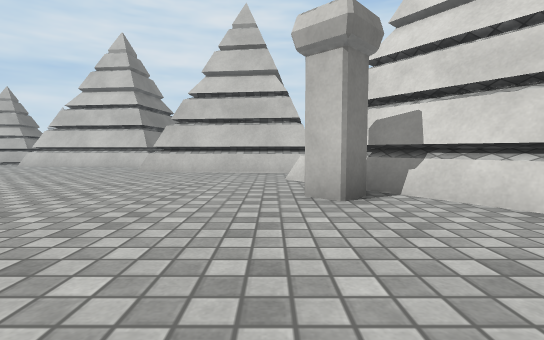
view 1 (above)

17 first-person views from a walk through a 3-D level made in the Unity game engine. The camera is 0.63 m above the floor, tilts 4° down and sees 85° across. The floor is counted in squares, 1 m on a side. Each view is taken from the middle of a square. On the plan, view 1 faces up. The plan holds only what a view shows up to about 9 squares ahead; the rest is blank. The place goes on beyond the plan. Surface patterns are stand-ins for the level's own textures.

view 2
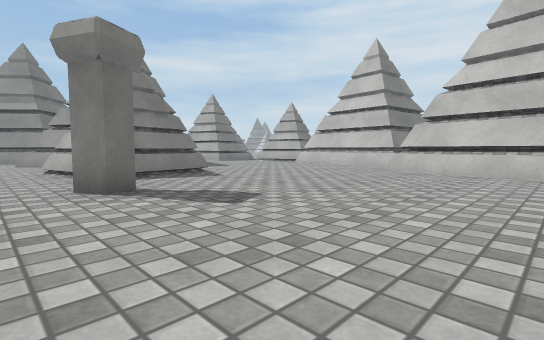

view 3
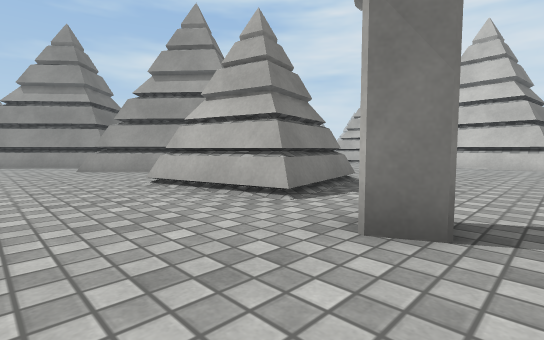

view 4
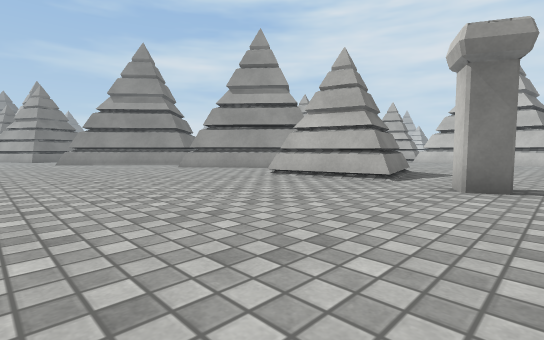

view 5
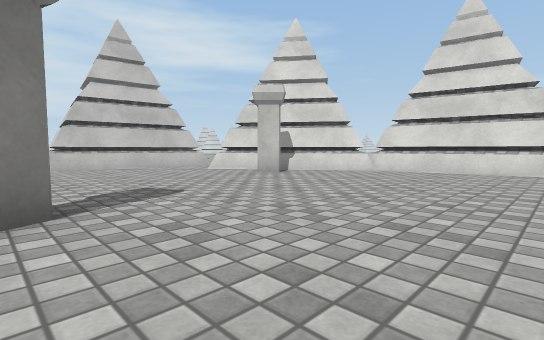

view 6
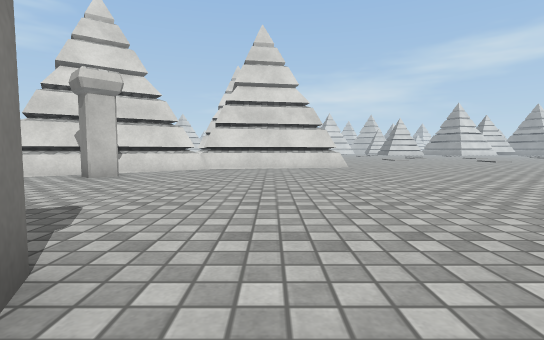

view 7
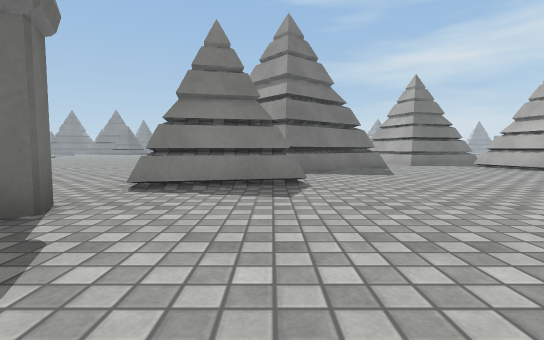

view 8
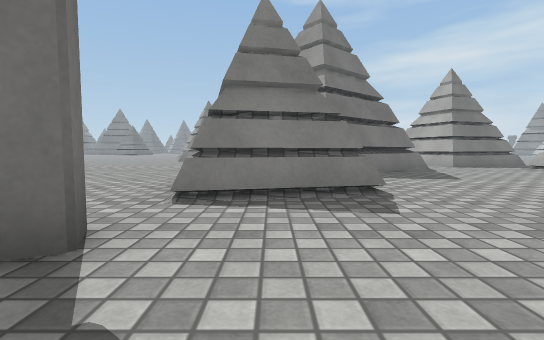

view 9
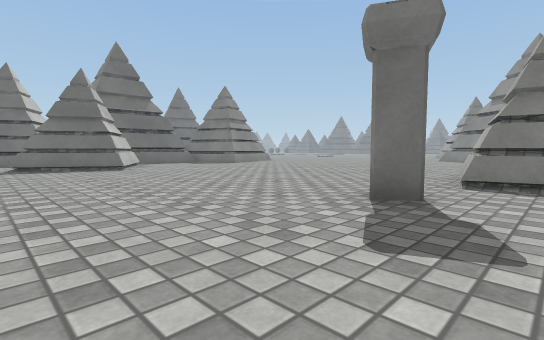

view 10
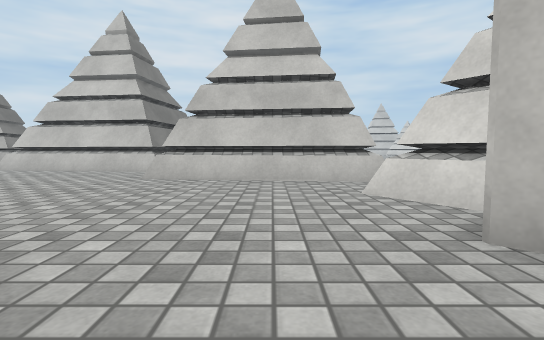

view 11
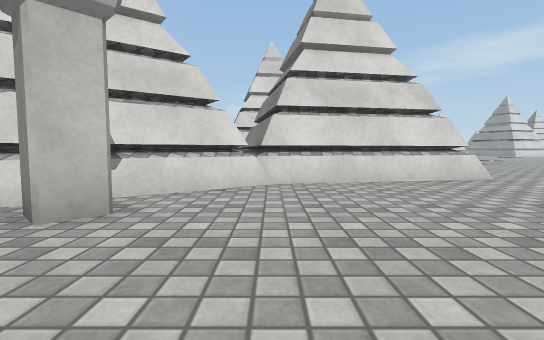

view 12
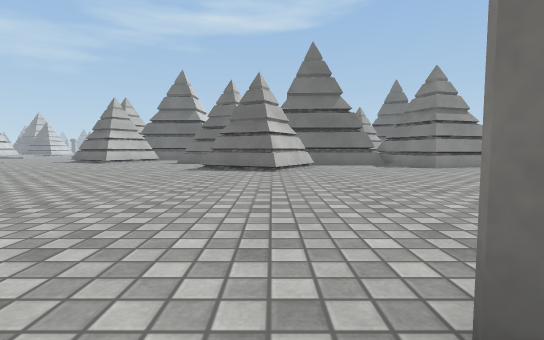

view 13
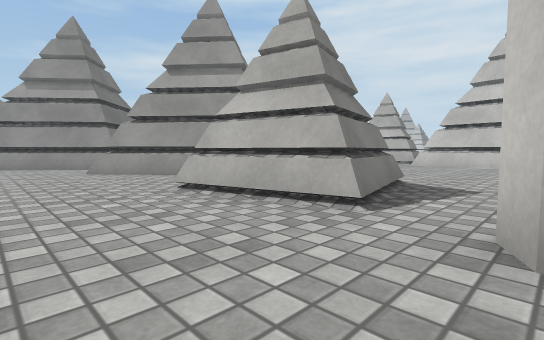

view 14
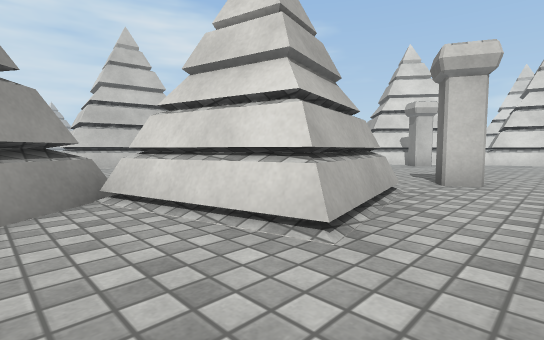

view 15
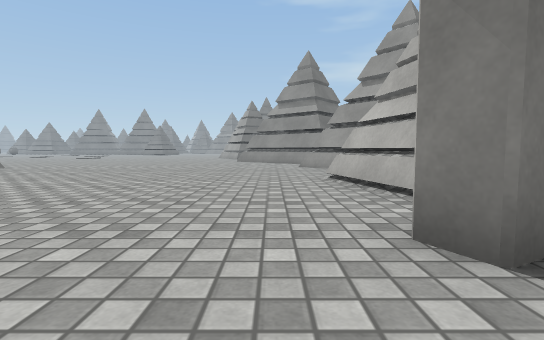

view 16
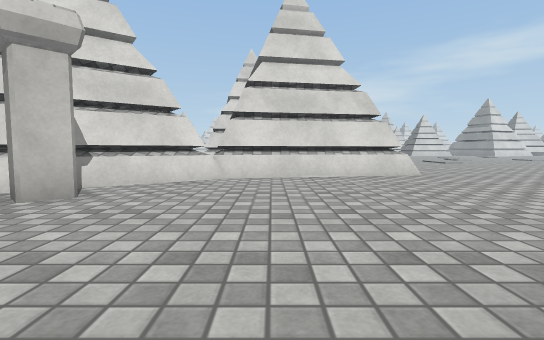

view 17
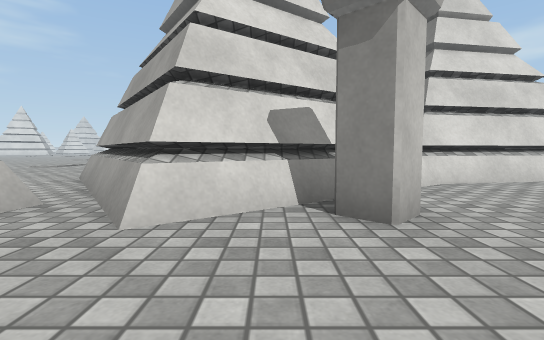

### Floor plan
Points are (right, up) in squares from view 1. A wall is a line through its corners. A room is listed if a view was taken in it or the views show most of it. See-through windows are left out.
Room 1 (views 1, 2, 3, 4, 5, 6, 7, 8, 9, 10, 11, 12, 13, 14, 15, 16, 17)
walls: (-5.1, 1) (-5.3, 1.5) (-4.8, 1.8) (-4.5, 1.2) (-5.1, 1); (-7.4, 4.4) (-6.8, 2) (-9.1, 1.5) (-9.6, 3.9); (-4.1, -6.4) (-2.1, -7.5); (-7.2, 4.6) (-6.6, 2.1); (-4.2, -6.6) (-2.5, -7.6); (-11.6, 3.1) (-13.6, 1.4); (1.3, 4) (0.9, 3.5) (0.4, 4) (0.8, 4.4); (-12.1, 6.6) (-10.2, 4.3); (3.4, 2.4) (0.8, 6.1); (4.6, -2.3) (3.7, 2.2); (1.2, 8.1) (-3.4, 8.6); (-4.5, 10.6) (-8.4, 11.1); (-10.1, 11.4) (-12.1, 11); (-10.3, 11.6) (-11, 11.5)
low walls: (-6.8, 1.8) (-9, 1.3); (-9.3, 1.4) (-9.9, 4); (-4.4, -7.1) (-4.2, -6.6); (-9.7, 4.5) (-11, 3.4); (-11.6, 2.8) (-13.6, 1.1); (3.5, 2) (0.6, 6); (-12.1, 6.9) (-10, 4.5); (-16.2, 0.6) (-17.1, -0.5); (4.4, -2.6) (3.4, 2.4); (1.4, 7.7) (-3.7, 8.3); (-4.2, 10.3) (-9.2, 11)

Positions as (right, up) in squares from view 1, and headings:
1: (0, 0), facing up
2: (0, 0), facing up-left
3: (-4, -1), facing up-left
4: (-4, -4), facing up-left
5: (-5, -2), facing up-right
6: (-6, 0), facing right
7: (-2, 4), facing left
8: (-3, 3), facing left
9: (-1, 3), facing down-left
10: (-1, 2), facing up
11: (-2, 2), facing right
12: (-4, 2), facing down
13: (-5, -1), facing up-left
14: (-11, 0), facing up-right
15: (-3, 0), facing left
16: (-3, 1), facing right
17: (-2, 5), facing right
